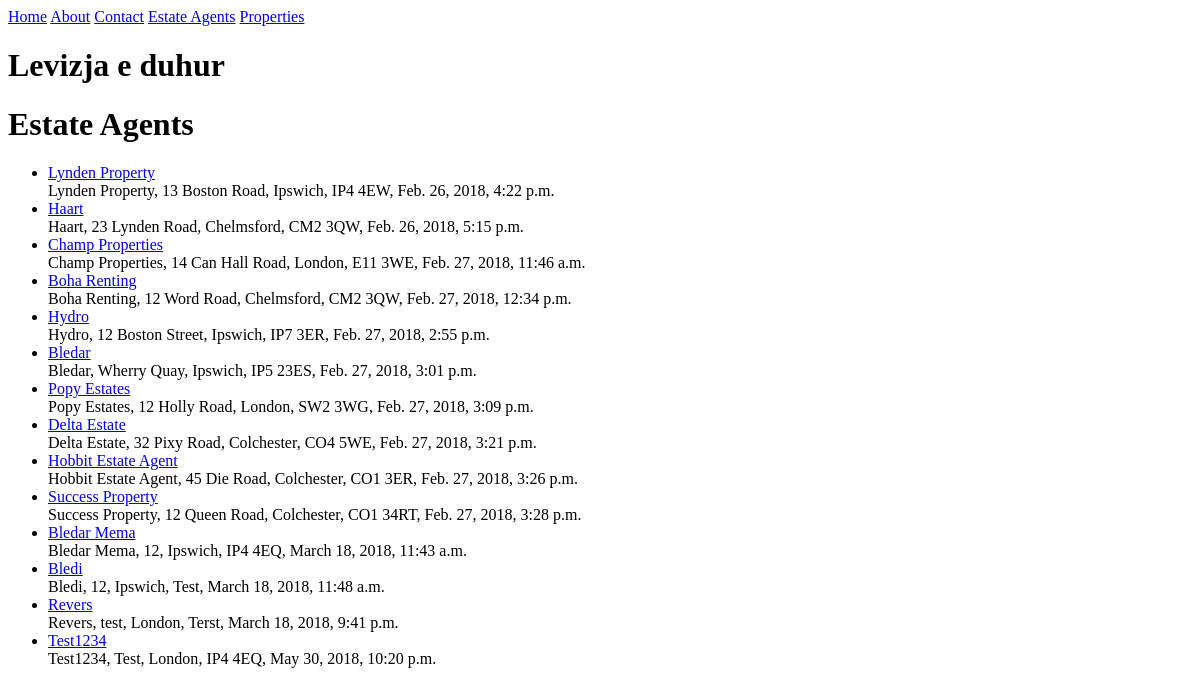
The app's page /estate_agent/ (signed in), older data.
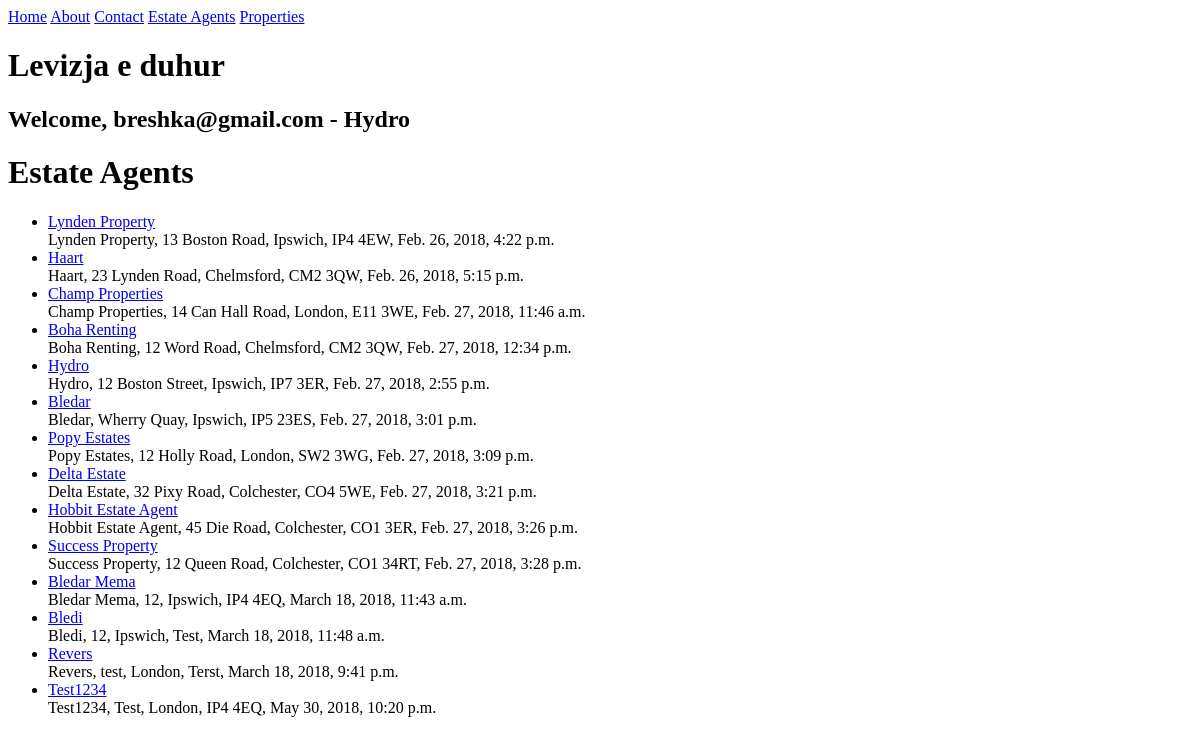
The same page, newer data.
### accounts/models.py (models this page shows, shortened)
class User(AbstractBaseUser):
	email 		= models.EmailField(max_length=255, unique=True)
	active 		= models.BooleanField(default=False)
	admin_staff = models.BooleanField(default=False)
	normal_staff= models.BooleanField(default=False)
	admin 		= models.BooleanField(default=False)
	timestamp 	= models.DateTimeField(auto_now_add=True)
	estate  	= models.ForeignKey(EstateAgent, on_delete=models.CASCADE)
	testfield  	= models.CharField(max_length=50)
	USERNAME_FIELD = 'email' #username
	REQUIRED_FIELDS = []
	objects = UserManager()
	@property
	def is_active(self):
		return self.active

### estate_agent/models.py (models this page shows, shortened)
class EstateAgent(models.Model):
	name				= models.CharField(max_length=120)
	address1			= models.CharField(max_length=120, null=True, blank=True)
	address2			= models.CharField(max_length=120, null=True, blank=True) # , validators=[validate_location]
	postcode			= models.CharField(max_length=8)
	timestamp			= models.DateTimeField(auto_now_add=True)
	updated				= models.DateTimeField(auto_now=True)
	slug				= models.SlugField(null=True, blank=True)
	def __str__(self):
		return self.name
	def get_absolute_url(self):
		return reverse('estate_agents:detail', kwargs={'slug': self.slug})

### estate_agent/views.py (the view)
class EstateAgentListView(ListView):
	queryset = EstateAgent.objects.all()
	template_name='estate_agent/estate_agent_list.html'
	def get_queryset(self):
		print (self.kwargs)
		slug = self.kwargs.get("slug")
		if slug:
			queryset = EstateAgent.objects.filter(
				Q(address2__iexact=slug) |
				Q(address2__icontains=slug)
			)
		else:
			queryset = EstateAgent.objects.all()
		return queryset

### estate_agent/templates/estate_agent/estate_agent_list.html (shortened to what this page needs)
{% extends "base.html" %}
{% block content%}
<h1>Estate Agents</h1>
<ul>
	{% for obj in object_list %}
		<li><a href='{{ obj.get_absolute_url }}'>{{ obj }}</a><br/>
		{{ obj.name }}, {{ obj.address1 }}, {{ obj.address2 }}, {{ obj.postcode }}, {{ obj.timestamp }} </li>
	{% endfor %}
</ul>
{% endblock content %}

### templates/base.html (shortened to what this page needs)
<!DOCTYPE html>
<html   lang='en'>
<head id="head">
</head>
<body>
{% include 'snippets/nav.html' %}
	<h1>Levizja e duhur</h1>
	{% if user.is_authenticated %}
		<h2>Welcome, {{ user.email }} - {{ user.estate }}</h2>
	{% endif %}
	<div class="container">
	{% block content %}
	{% endblock content %}
	</div>
</body>
</html>

Row changes from the older to the newer data that the page shows:
now on this page (row edited): User: email "breshka@gmail.com", estate "Hydro"
changed User: active False → True (drawn)
Text that changed along with them:
text now shown: "Welcome, -"
